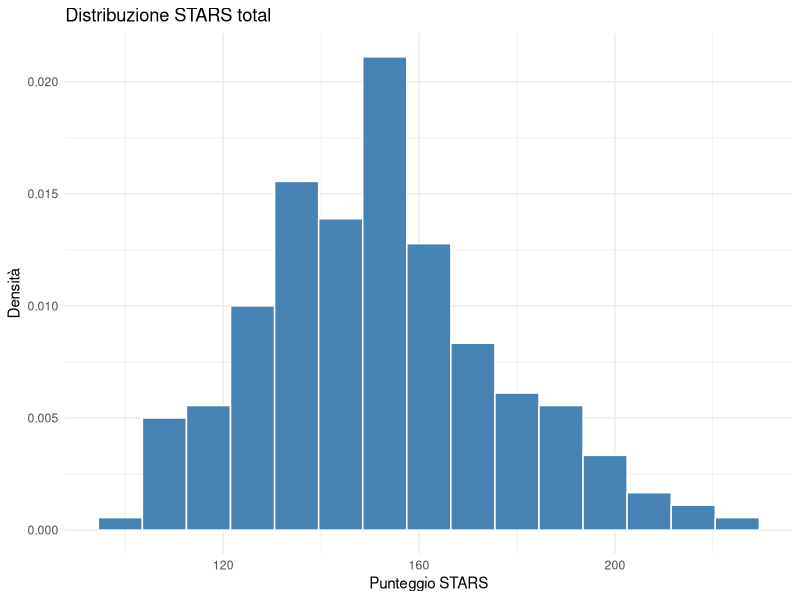
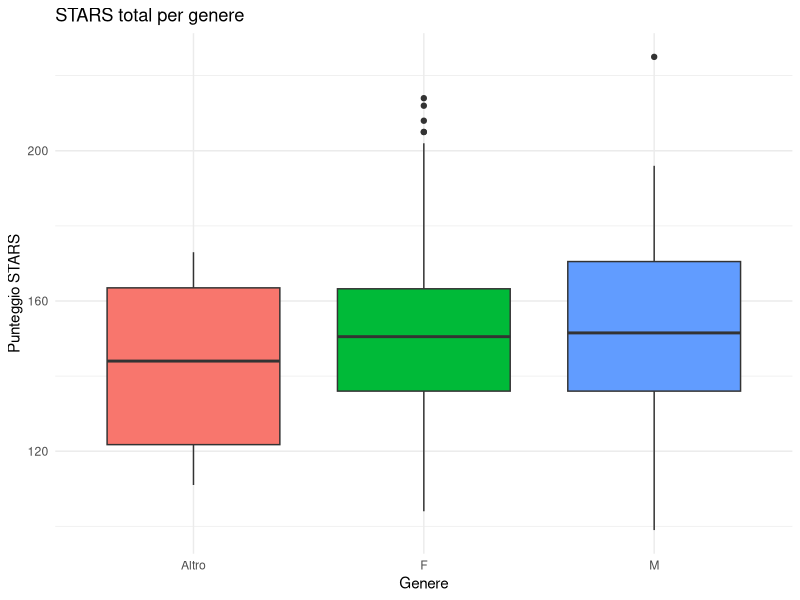
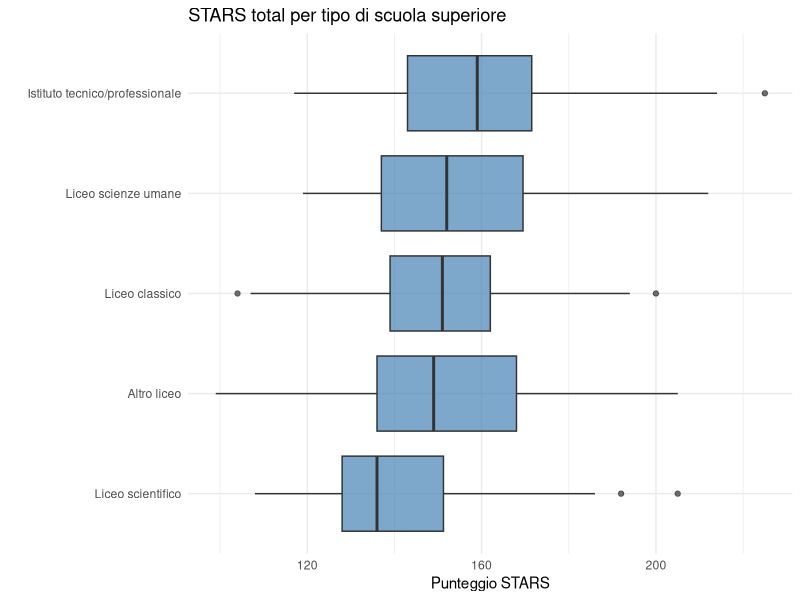
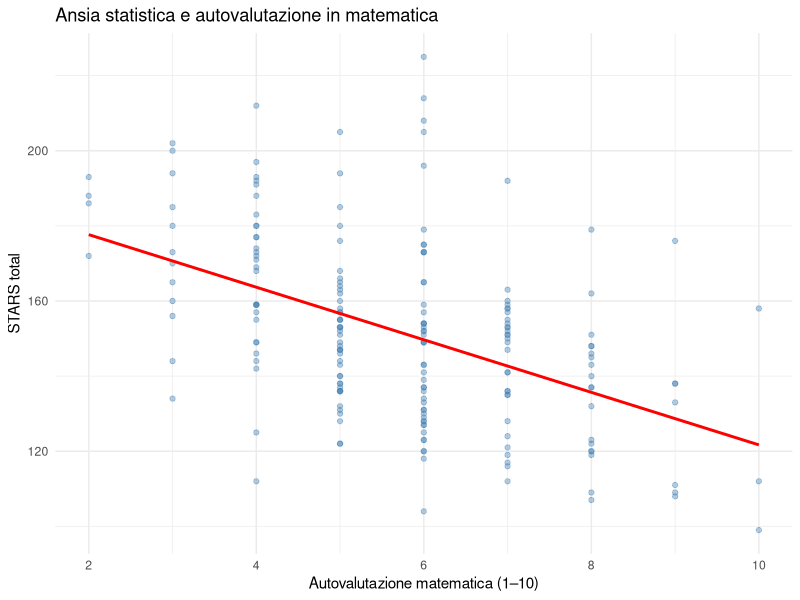
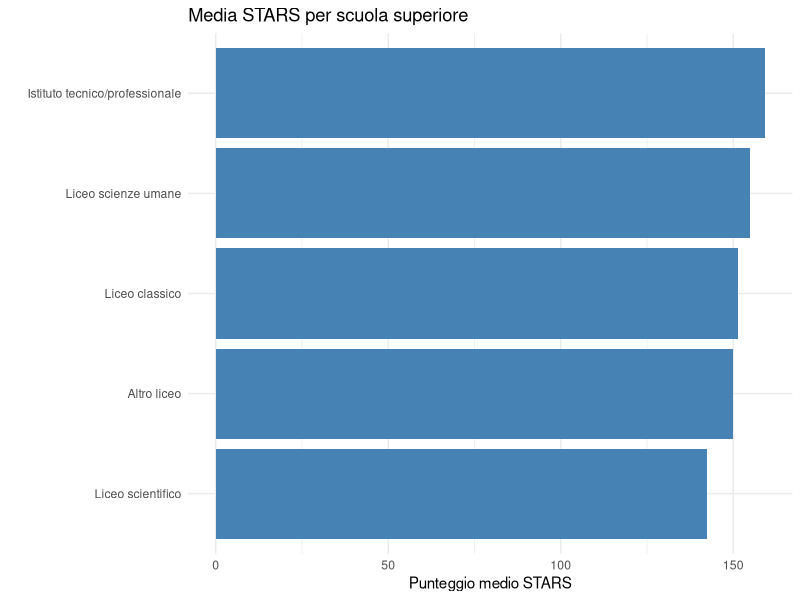
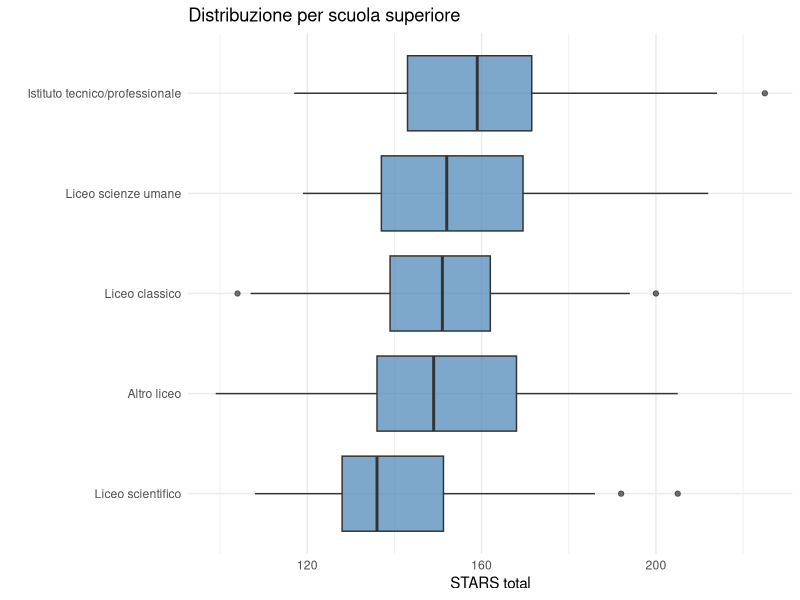

Here is the R script that generated these plots, in order:
## ---- chunk 1
#| echo: false
library(tidyverse)
## ---- chunk 2
x <- c(2, 5, 8, 3)
## ---- chunk 3
x + 10    # aggiunge 10 a CIASCUN elemento
## ---- chunk 4
x * 2     # moltiplica CIASCUN elemento per 2
## ---- chunk 5
y <- c(1, 0, 2, 4)

x + y     # 2+1, 5+0, 8+2, 3+4
## ---- chunk 6
x * y     # 2×1, 5×0, 8×2, 3×4
## ---- chunk 7
x - y     # 2-1, 5-0, 8-2, 3-4
## ---- chunk 8
x <- c(112, 128, 133, 136, 145, 148, 151, 158, 164, 192)

deviazioni <- x - mean(x)   # sottrae la media a TUTTI i valori in un colpo solo
deviazioni
## ---- chunk 9
deviazioni^2     # eleva al quadrato ciascuna deviazione
## ---- chunk 10
sum(deviazioni^2) / (length(x) - 1)
## ---- chunk 11
var(x)     # stesso risultato!
## ---- chunk 12
z <- (x - mean(x)) / sd(x)
round(z, 2)     # arrotondati a 2 decimali
## ---- chunk 13
getwd()    # mostra la directory di lavoro corrente
## ---- chunk 14
d <- read.csv("stars_classe.csv")
head(d, 4)    # prime 4 righe
## ---- chunk 15
d$STARS_total[1:8]   # i primi 8 punteggi totali
## ---- chunk 16
mean(d$STARS_total)
sd(d$STARS_total)
## ---- chunk 17
d[3, 5]        # riga 3, colonna 5
d[1:3, ]       # righe 1-3, tutte le colonne
## ---- chunk 18
d[, "genere"]  # tutte le righe, colonna "genere"
## ---- chunk 19
round(mean(d$STARS_total), 1)
## ---- chunk 20
d$STARS_total |> mean() |> round(1)
## ---- chunk 21
d |>
  filter(genere == "F") |>           # prendi solo le studentesse
  summarise(media = mean(STARS_total))  # calcolane la media
## ---- chunk 22
d |>
  summarise(
    media = mean(STARS_total),
    mediana = median(STARS_total),
    dev_std = sd(STARS_total),
    n = n()
  )
## ---- chunk 23
d |>
  group_by(genere) |>
  summarise(
    media = mean(STARS_total),
    dev_std = sd(STARS_total),
    n = n()
  )
## ---- chunk 24
d |>
  group_by(scuola_superiore) |>
  summarise(
    media = mean(STARS_total),
    dev_std = sd(STARS_total),
    n = n()
  ) |>
  arrange(media)     # ordina per media crescente
## ---- chunk 25
# Solo gli studenti del liceo scientifico
d |>
  filter(scuola_superiore == "Liceo scientifico") |>
  summarise(
    media = mean(STARS_total),
    n = n()
  )
## ---- chunk 26
# Studentesse del liceo scientifico
d |>
  filter(genere == "F", scuola_superiore == "Liceo scientifico") |>
  summarise(
    media = mean(STARS_total),
    n = n()
  )
## ---- chunk 27
d <- d |>
  mutate(
    STARS_z = (STARS_total - mean(STARS_total)) / sd(STARS_total)
  )

head(d[, c("id", "STARS_total", "STARS_z")], 5)
## ---- chunk 28
items <- read.csv("stars_item_fah.csv")
head(items)
## ---- chunk 29
items <- items |>
  mutate(
    FAH_totale = item_15 + item_20 + item_22 + item_23,
    FAH_media  = FAH_totale / 4
  )

head(items[, c("id", "item_15", "item_20", "item_22", "item_23",
               "FAH_totale", "FAH_media")])
## ---- chunk 30
#| echo: false
ggplot(d, aes(x = STARS_total)) +
  geom_histogram(
    aes(y = after_stat(density)),
    bins = 15,
    fill = "steelblue",
    color = "white"
  ) +
  labs(
    title = "Distribuzione STARS total",
    x = "Punteggio STARS",
    y = "Densità"
  ) +
  theme_minimal()
## ---- chunk 31
#| echo: false
ggplot(d, aes(x = genere, y = STARS_total, fill = genere)) +
  geom_boxplot() +
  labs(
    title = "STARS total per genere",
    x = "Genere",
    y = "Punteggio STARS"
  ) +
  theme_minimal() +
  theme(legend.position = "none")
## ---- chunk 32
#| echo: false
ggplot(d, aes(x = reorder(scuola_superiore, STARS_total), 
              y = STARS_total)) +
  geom_boxplot(fill = "steelblue", alpha = 0.7) +
  coord_flip() +     # ruota il grafico (etichette lunghe)
  labs(
    title = "STARS total per tipo di scuola superiore",
    x = "",
    y = "Punteggio STARS"
  ) +
  theme_minimal()
## ---- chunk 33
#| echo: false
ggplot(d, aes(x = autovalutazione_math, y = STARS_total)) +
  geom_point(alpha = 0.4, color = "steelblue") +
  geom_smooth(method = "lm", se = FALSE, color = "red") +
  labs(
    title = "Ansia statistica e autovalutazione in matematica",
    x = "Autovalutazione matematica (1–10)",
    y = "STARS total"
  ) +
  theme_minimal()
## ---- chunk 34
#| echo: false
d |>
  group_by(scuola_superiore) |>
  summarise(media = mean(STARS_total)) |>
  ggplot(aes(x = reorder(scuola_superiore, media), y = media)) +
    geom_col(fill = "steelblue") +
    coord_flip() +
    labs(title = "Media STARS per scuola superiore",
         x = "", y = "Punteggio medio STARS") +
    theme_minimal()
## ---- chunk 35
d |>
  group_by(scuola_superiore) |>
  summarise(
    n = n(),
    media = round(mean(STARS_total), 1),
    sd = round(sd(STARS_total), 1)
  ) |>
  arrange(media)
## ---- chunk 36
#| fig-width: 9
#| fig-height: 4.5
ggplot(d, aes(x = reorder(scuola_superiore, STARS_total),
              y = STARS_total)) +
  geom_boxplot(fill = "steelblue", alpha = 0.7) +
  coord_flip() +
  labs(x = "", y = "STARS total",
       title = "Distribuzione per scuola superiore") +
  theme_minimal()
